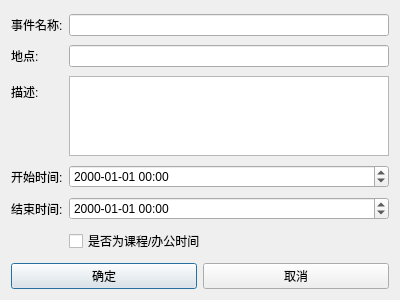
<?xml version="1.0" encoding="UTF-8"?>
<ui version="4.0">
 <class>AddEventDialog</class>
 <widget class="QDialog" name="AddEventDialog">
  <property name="geometry">
   <rect>
    <x>0</x>
    <y>0</y>
    <width>400</width>
    <height>300</height>
   </rect>
  </property>
  <property name="windowTitle">
   <string>添加日程事件</string>
  </property>
  <property name="modal">
   <bool>true</bool>
  </property>
  <layout class="QVBoxLayout" name="mainLayout">
   <item>
    <layout class="QFormLayout" name="formLayout">
     <item row="0" column="0">
      <widget class="QLabel" name="nameLabel">
       <property name="text">
        <string>事件名称:</string>
       </property>
      </widget>
     </item>
     <item row="0" column="1">
      <widget class="QLineEdit" name="nameEdit"/>
     </item>
     <item row="1" column="0">
      <widget class="QLabel" name="locationLabel">
       <property name="text">
        <string>地点:</string>
       </property>
      </widget>
     </item>
     <item row="1" column="1">
      <widget class="QLineEdit" name="locationEdit"/>
     </item>
     <item row="2" column="0">
      <widget class="QLabel" name="descriptionLabel">
       <property name="text">
        <string>描述:</string>
       </property>
      </widget>
     </item>
     <item row="2" column="1">
      <widget class="QTextEdit" name="descriptionEdit">
       <property name="maximumSize">
        <size>
         <width>16777215</width>
         <height>80</height>
        </size>
       </property>
      </widget>
     </item>
     <item row="3" column="0">
      <widget class="QLabel" name="startTimeLabel">
       <property name="text">
        <string>开始时间:</string>
       </property>
      </widget>
     </item>
     <item row="3" column="1">
      <widget class="QDateTimeEdit" name="startTimeEdit">
       <property name="displayFormat">
        <string>yyyy-MM-dd hh:mm</string>
       </property>
      </widget>
     </item>
     <item row="4" column="0">
      <widget class="QLabel" name="endTimeLabel">
       <property name="text">
        <string>结束时间:</string>
       </property>
      </widget>
     </item>
     <item row="4" column="1">
      <widget class="QDateTimeEdit" name="endTimeEdit">
       <property name="displayFormat">
        <string>yyyy-MM-dd hh:mm</string>
       </property>
      </widget>
     </item>
     <item row="5" column="0">
      <widget class="QLabel" name="isCourseLabel">
       <property name="text">
        <string/>
       </property>
      </widget>
     </item>
     <item row="5" column="1">
      <widget class="QCheckBox" name="isCourseCheck">
       <property name="text">
        <string>是否为课程/办公时间</string>
       </property>
      </widget>
     </item>
    </layout>
   </item>
   <item>
    <layout class="QHBoxLayout" name="buttonLayout">
     <item>
      <widget class="QPushButton" name="okButton">
       <property name="text">
        <string>确定</string>
       </property>
      </widget>
     </item>
     <item>
      <widget class="QPushButton" name="cancelButton">
       <property name="text">
        <string>取消</string>
       </property>
      </widget>
     </item>
    </layout>
   </item>
  </layout>
 </widget>
 <resources/>
 <connections>
  <connection>
   <sender>okButton</sender>
   <signal>clicked()</signal>
   <receiver>AddEventDialog</receiver>
   <slot>accept()</slot>
   <hints>
    <hint type="sourcelabel">
     <x>20</x>
     <y>20</y>
    </hint>
    <hint type="destinationlabel">
     <x>20</x>
     <y>20</y>
    </hint>
   </hints>
  </connection>
  <connection>
   <sender>cancelButton</sender>
   <signal>clicked()</signal>
   <receiver>AddEventDialog</receiver>
   <slot>reject()</slot>
   <hints>
    <hint type="sourcelabel">
     <x>20</x>
     <y>20</y>
    </hint>
    <hint type="destinationlabel">
     <x>20</x>
     <y>20</y>
    </hint>
   </hints>
  </connection>
 </connections>
</ui>
